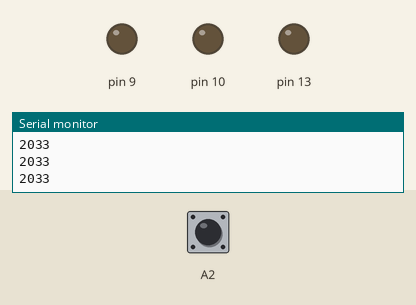
Recording of a sketch running on a simulated Arduino Uno, built with avr-gcc and run on an emulated ATmega328P. Parts: output pins drawn as LEDs (lit = HIGH), the last lines printed to the serial monitor. Inputs (shaded band) come from the test bench; at power-on: A2 HIGH.

Above: at 1.2 s.
1.3 s: A2 pulled LOW for 0.15 s
At 2.3 s:
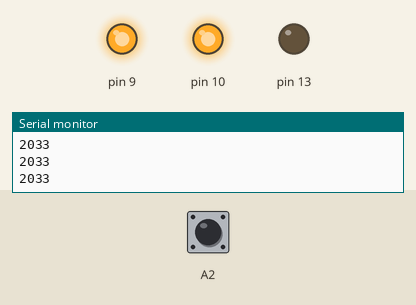
2.9 s: A2 pulled LOW for 1 s
At 3.7 s:
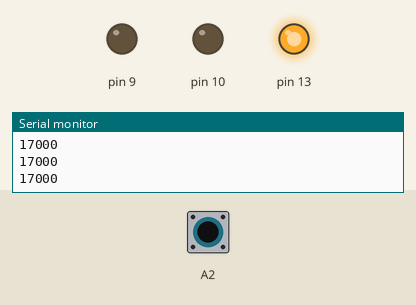
5.4 s: A2 pulled LOW for 3.2 s
At 5.8 s:
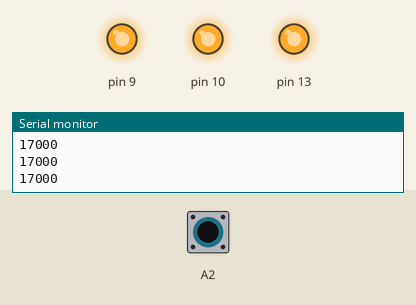
Timing chart, 0 to 10.1 s (numbered marks = the images above; inputs shaded):
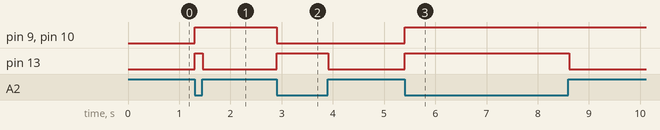

The sketch:

cap_sensor_raw_relay.ino
```cpp
#include <CapacitiveSensor.h>

bool touched = false;
bool stateRelay = false;

long value;

CapacitiveSensor capSensor = CapacitiveSensor(A5, A2);

void setup() {
  Serial.begin(9600);
  pinMode(9, OUTPUT);
  pinMode(10, OUTPUT);
  pinMode(13, OUTPUT);
}

void loop() {
  value = capSensor.capacitiveSensorRaw(100);
  Serial.println(value);
  if (value > 3700 && !touched) {
    touched = true;
    digitalWrite(13, HIGH);
    stateRelay = !stateRelay;
    digitalWrite(9, stateRelay);
    digitalWrite(10, stateRelay);
  } else if (value < 3500 && touched) {
    touched = false;
    digitalWrite(13, LOW);
  }
  delay(5);
}
```

Measured:
- after the input at 1.3 s, pin 9, pin 10: LOW → HIGH at once; pin 13: LOW → HIGH at once, → LOW 0.15 s later
- after the input at 2.9 s, pin 9, pin 10: HIGH → LOW at once; pin 13: LOW → HIGH at once, → LOW 1.0 s later
- after the input at 5.4 s, pin 9, pin 10: LOW → HIGH at once; pin 13: LOW → HIGH at once, → LOW 3.2 s later
